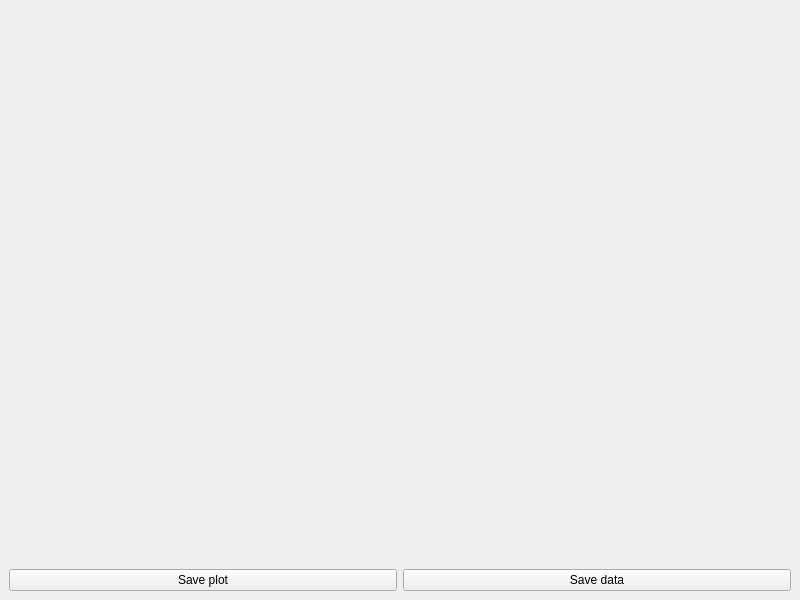
<?xml version="1.0" encoding="UTF-8"?>
<ui version="4.0">
 <class>PlottingWindow</class>
 <widget class="QMainWindow" name="PlottingWindow">
  <property name="geometry">
   <rect>
    <x>0</x>
    <y>0</y>
    <width>800</width>
    <height>600</height>
   </rect>
  </property>
  <property name="windowTitle">
   <string>Plot</string>
  </property>
  <widget class="QWidget" name="centralwidget">
   <layout class="QGridLayout" name="gridLayout_2">
    <item row="1" column="0">
     <widget class="QPushButton" name="pBSavePlot">
      <property name="text">
       <string>Save plot</string>
      </property>
     </widget>
    </item>
    <item row="1" column="1">
     <widget class="QPushButton" name="pBSaveData">
      <property name="text">
       <string>Save data</string>
      </property>
     </widget>
    </item>
    <item row="0" column="0" colspan="2">
     <widget class="QCustomPlot" name="widget" native="true"/>
    </item>
   </layout>
  </widget>
 </widget>
 <customwidgets>
  <customwidget>
   <class>QCustomPlot</class>
   <extends>QWidget</extends>
   <header>qcustomplot-source/qcustomplot.h</header>
   <container>1</container>
  </customwidget>
 </customwidgets>
 <resources/>
 <connections/>
</ui>
